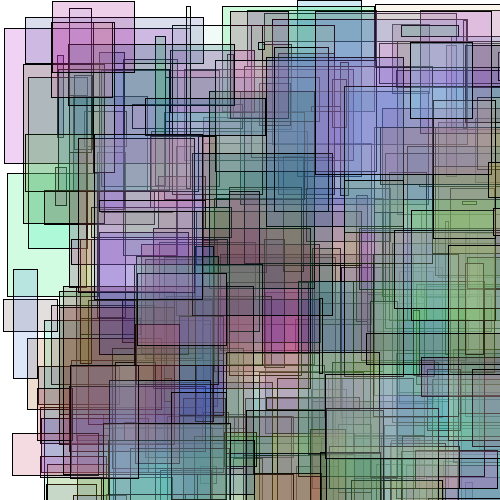
Frame 1 (no input)
Frame 60 (the mouse pressed at the canvas centre just before this capture): identical to frame 1, image omitted
Frame 120 (the mouse held since frame 60 and released just before this capture): identical to frame 1, image omitted

The Processing sketch that drew this single still picture (run headless with seeded random() and noise(); from frame 60 on, the mouse is pressed at the canvas centre):

// Processing sketch: processing_1240
// ── processing_1240.pde

int speed = 30;
int Size = 500;



float Red ;
float Green ;
float Blue ;
float xpos[] = new float[Size];
float ypos[] = new float[Size];
float W[] = new float[Size];
float H[] = new float[Size];
float xspeed[] = new float[Size];
float yspeed[] = new float[Size];



void setup(){

  size(500, 500);
  background(255);
  cursor(HAND);
  for (int i=0; i<250; i++){
    xspeed[i] = random(1, speed);
    yspeed[i] = random(-speed, speed);
    drawRect(xpos[i]=random(width), ypos[i]=random(height), W[i]=random(200), H[i]=random(200));
    //xpos[i] += xspeed[i];
    //ypos[i] += yspeed[i];
    frameRate(speed);
  }

}

void drawRect(float x, float y, float w, float h){

  Red = random(0, 255);
  Green = random(0, 255);
  Blue = random(0, 255);

  fill(Red, Green, Blue, 50);
  rect(x, y, w, h);

  x=x*3+1;
  y=-(y+1)/2;

  if(w <200 || w>0)
    w *= -1;
  if(h <200 || h>0)
    h *= -1;
  if(x <500 || x >0)
    x *= -2;
  //w = w*2;
  if(y <300 || y >0)
    y *= -1;
  h = h/2;
}

void draw(){
  if(mouseButton == RIGHT){
    drawRect(mouseX, mouseY, random(mouseX)/2, random(mouseY)/2);
    for(int j=0; j<500; j++){
      Red = random(0, 255);
      Green = random(0, 255);
      Blue = random(0, 255);
      speed = speed-30;


      fill(Red, Green, Blue, 50);
      drawRect(xpos[j], ypos[j], W[j], H[j]);


      xpos[j] += xspeed[j]/2 + (-2*mouseX);
      ypos[j] += 3*yspeed[j] - (2*mouseY);

      if(W[j] >500 || W[j]<=0)
        W[j] *= -1;

      if(H[j] >500 || H[j]<=0)
        H[j] *= +1;
       

      if(xpos[j] >350 || xpos[j] <500)
        xpos[j] *= +20;
      //W[j] = W[j]-30;
      //H[j] = H[j]+150;
      

      if(ypos[j] >250 || ypos[j]<0){
        ypos[j] = -150*ypos[j];
      //H[j] = H[j]+300;
      //W[j] = W[j]+78;
    ;}
      if(mousePressed == true){
        if(mouseButton == LEFT){
          noLoop();

          break;
        }
        size(500, 500);
        background(255);
        frameRate(15);

      }



    }

  }
}
